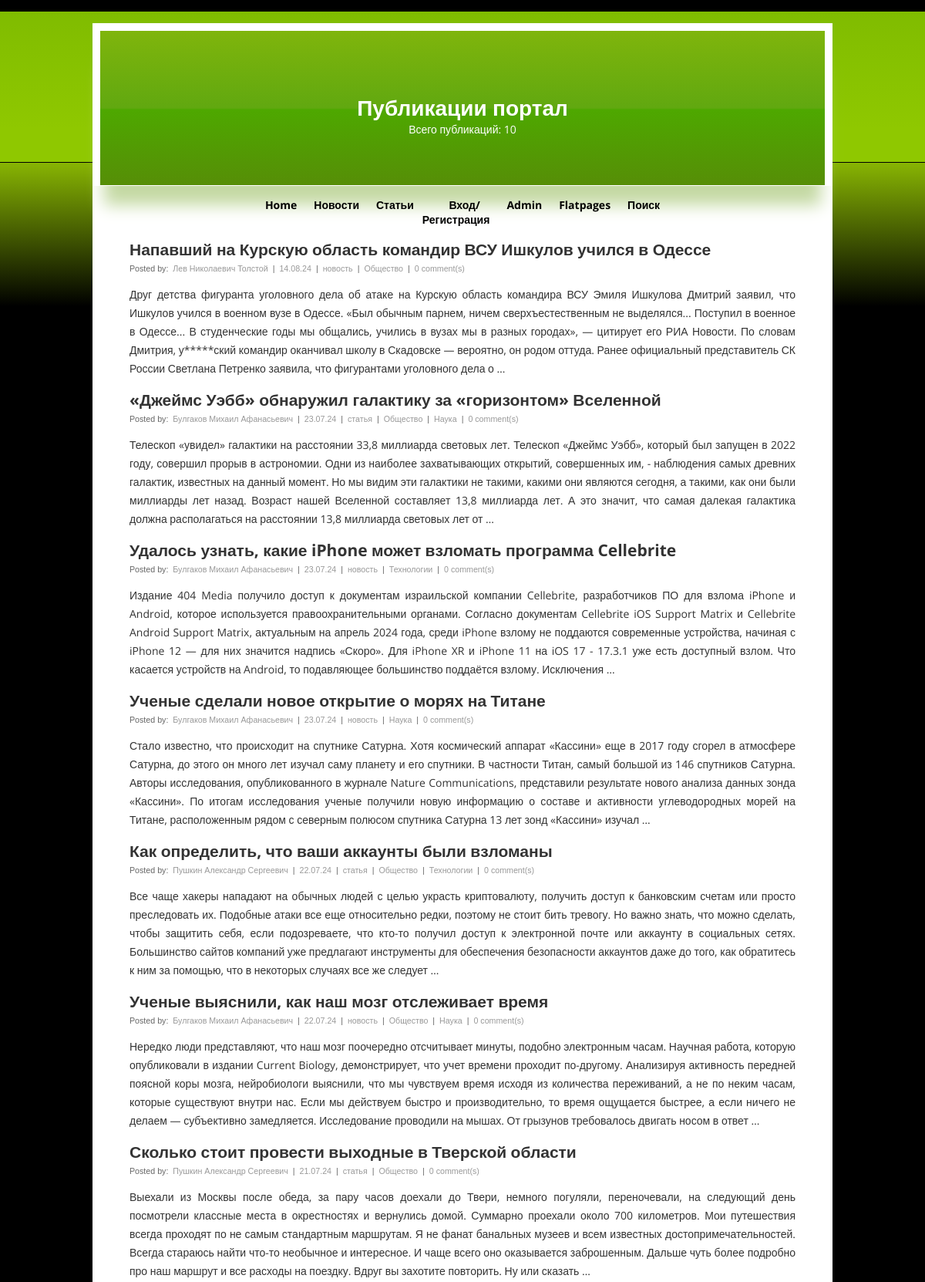
The page / (upper part) on the database its author committed.
### np_post/models.py (models this page shows, shortened)
class Post(models.Model):
    title = models.CharField(max_length=170)
    text_post = models.TextField()
    rating = models.IntegerField(default=0)
    date_creation = models.DateTimeField(auto_now_add=True)
    publication_type = models.CharField(max_length=8, default=ARTICNEWS.NEWS, choices=(
        (ARTICNEWS.NEWS, 'Новость'), (ARTICNEWS.ARTICLE, 'Статья'),
    ))
    author = models.ForeignKey(Author, on_delete=models.RESTRICT, related_name='Posts')
    category = models.ManyToManyField(Category, related_name='post_category')

class Author(models.Model):
    full_name = models.CharField(max_length=50)
    rating = models.IntegerField(blank=True, default=0)
    user = models.OneToOneField(User, on_delete=models.CASCADE)

class Category(models.Model):
    name_cat = models.CharField(max_length=100, unique=True)
    description = models.TextField(max_length=400, blank=True)
    subscribed = models.BooleanField(default=False)
    user = models.ManyToManyField(User, blank=True, related_name='cats_user')

### np_post/views.py (the view)
# urls.py: path('', PublicList.as_view(), name='home'),
class PublicList(ListView):
    model = Post
    ordering = '-date_creation'
    template_name = 'publics.html'
    context_object_name = 'publics'
    paginate_by = 10

### np_post/templatetags/censor_filters.py (called while the page is built)
@register.filter()
def censor(value):
    for curse_word in CURSE_WORDS:
        pattern = curse_word
        repl = len(curse_word) * '*'
        value = re.sub(pattern, repl, value)
    return value

### templates/publics.html (shortened to what this page needs)
{% extends 'main.html' %}
{% load censor_filters %}
{% block header %}
    <h1><a href="#" title="Публикации портал">Публикации портал</a></h1>
    <p>Всего публикаций: {{ publics|length }}</p>
{% endblock header %}
{% block content %}
    {% if publics %}
        {% for public in publics %}
		    <h2><a title="{{ public.title|censor }}" href="#">{{ public.title|censor }}</a></h2>
		    <span class="author">Posted by: <a href="#">{{ public.author.full_name }}</a> |
            <a href="#">{{ public.date_creation|date:'d.m.y' }}</a> |
            <a href="#">{{ public.publication_type }}</a> |
            {% for category in public.category.all %}
                <a href="{% url 'sections' %}">{{ category.name_cat }}</a>  |
            {% endfor %}
            <a href="#">{{ public.comment_set.all.count }} comment(s)</a></span>
		    <p>{{ public.text_post|censor|truncatewords:80 }}</p>
        {% endfor %}
    {% else %}
        <h2>Публикаций нет!</h2>
    {% endif %}
{% endblock content %}

### static/css/styles.css (style rules this page uses)
body { background-color:#000; color:#333; font: normal 14px "Open Sans", sans-serif; margin:0; }
h1,h2,h3,p,li { text-align:left; }
a { background-color:inherit; color:#333; text-decoration:none; }
#header h1 { text-align:center; padding:0; margin:80px auto 0 auto; }
#header a { background-color:inherit; color:#fff; text-decoration:none; }
#header p { text-align:center; margin:0 auto; }
#content h2 { padding:0; margin:0 auto; }
#content span.author { font:normal 8pt Arial,Helvetica,sans-serif; background-color:inherit; color:#666; }
#content span.author a { background-color:inherit; color:#999; text-decoration:none; padding:0 3px; }
#content p { text-align:justify; line-height:24px; }

### rows shown on the page
Post: title|censor "Напавший на Курскую область командир ВСУ Ишкулов учился в Одессе", author.full_name "Лев Николаевич Толстой", date_creation "14.08.24", publication_type "новость", comment_set.all.count "0", text_post|censor "Друг детства фигуранта уголовного дела об атаке на Курскую область командира ВСУ Эмиля Ишкулова Дмитрий заявил, что Ишкулов учился в военном вузе в Одессе. «Был обычным парнем, ничем сверхъестественным не выделялся... Поступил в военное в Одессе... В студенческие годы мы общались, учились в вузах мы в разных городах», — цитирует его РИА Новости. По словам Дмитрия, у*****ский командир оканчивал школу в Скадовске — вероятно, он родом оттуда. Ранее официальный представитель СК России Светлана Петренко заявила, что фигурантами уголовного дела о …"
Category: name_cat "Общество"
Post: title|censor "«Джеймс Уэбб» обнаружил галактику за «горизонтом» Вселенной", author.full_name "Булгаков Михаил Афанасьевич", date_creation "23.07.24", publication_type "статья", comment_set.all.count "0", text_post|censor "Телескоп «увидел» галактики на расстоянии 33,8 миллиарда световых лет. Телескоп «Джеймс Уэбб», который был запущен в 2022 году, совершил прорыв в астрономии. Одни из наиболее захватывающих открытий, совершенных им, - наблюдения самых древних галактик, известных на данный момент. Но мы видим эти галактики не такими, какими они являются сегодня, а такими, как они были миллиарды лет назад. Возраст нашей Вселенной составляет 13,8 миллиарда лет. А это значит, что самая далекая галактика должна располагаться на расстоянии 13,8 миллиарда световых лет от …"
Category: name_cat "Наука"
Post: title|censor "Удалось узнать, какие iPhone может взломать программа Cellebrite", author.full_name "Булгаков Михаил Афанасьевич", date_creation "23.07.24", publication_type "новость", comment_set.all.count "0", text_post|censor "Издание 404 Media получило доступ к документам израильской компании Cellebrite, разработчиков ПО для взлома iPhone и Android, которое используется правоохранительными органами. Согласно документам Cellebrite iOS Support Matrix и Cellebrite Android Support Matrix, актуальным на апрель 2024 года, среди iPhone взлому не поддаются современные устройства, начиная с iPhone 12 — для них значится надпись «Скоро». Для iPhone XR и iPhone 11 на iOS 17 - 17.3.1 уже есть доступный взлом. Что касается устройств на Android, то подавляющее большинство поддаётся взлому. Исключения …"
Category: name_cat "Технологии"
Post: title|censor "Ученые сделали новое открытие о морях на Титане", author.full_name "Булгаков Михаил Афанасьевич", date_creation "23.07.24", publication_type "новость", comment_set.all.count "0", text_post|censor "Стало известно, что происходит на спутнике Сатурна. Хотя космический аппарат «Кассини» еще в 2017 году сгорел в атмосфере Сатурна, до этого он много лет изучал саму планету и его спутники. В частности Титан, самый большой из 146 спутников Сатурна. Авторы исследования, опубликованного в журнале Nature Communications, представили результате нового анализа данных зонда «Кассини». По итогам исследования ученые получили новую информацию о составе и активности углеводородных морей на Титане, расположенным рядом с северным полюсом спутника Сатурна 13 лет зонд «Кассини» изучал …"
Post: title|censor "Как определить, что ваши аккаунты были взломаны", author.full_name "Пушкин Александр Сергеевич", date_creation "22.07.24", publication_type "статья", comment_set.all.count "0", text_post|censor "Все чаще хакеры нападают на обычных людей с целью украсть криптовалюту, получить доступ к банковским счетам или просто преследовать их. Подобные атаки все еще относительно редки, поэтому не стоит бить тревогу. Но важно знать, что можно сделать, чтобы защитить себя, если подозреваете, что кто-то получил доступ к электронной почте или аккаунту в социальных сетях. Большинство сайтов компаний уже предлагают инструменты для обеспечения безопасности аккаунтов даже до того, как обратитесь к ним за помощью, что в некоторых случаях все же следует …"
Post: title|censor "Ученые выяснили, как наш мозг отслеживает время", author.full_name "Булгаков Михаил Афанасьевич", date_creation "22.07.24", publication_type "новость", comment_set.all.count "0", text_post|censor "Нередко люди представляют, что наш мозг поочередно отсчитывает минуты, подобно электронным часам. Научная работа, которую опубликовали в издании Current Biology, демонстрирует, что учет времени проходит по-другому. Анализируя активность передней поясной коры мозга, нейробиологи выяснили, что мы чувствуем время исходя из количества переживаний, а не по неким часам, которые существуют внутри нас. Если мы действуем быстро и производительно, то время ощущается быстрее, а если ничего не делаем — субъективно замедляется. Исследование проводили на мышах. От грызунов требовалось двигать носом в ответ …"
Post: title|censor "Сколько стоит провести выходные в Тверской области", author.full_name "Пушкин Александр Сергеевич", date_creation "21.07.24", publication_type "статья", comment_set.all.count "0", text_post|censor "Выехали из Москвы после обеда, за пару часов доехали до Твери, немного погуляли, переночевали, на следующий день посмотрели классные места в окрестностях и вернулись домой. Суммарно проехали около 700 километров. Мои путешествия всегда проходят по не самым стандартным маршрутам. Я не фанат банальных музеев и всем известных достопримечательностей. Всегда стараюсь найти что-то необычное и интересное. И чаще всего оно оказывается заброшенным. Дальше чуть более подробно про наш маршрут и все расходы на поездку. Вдруг вы захотите повторить. Ну или сказать …"

### other values the page prints
{{ publics|length }} "10"
